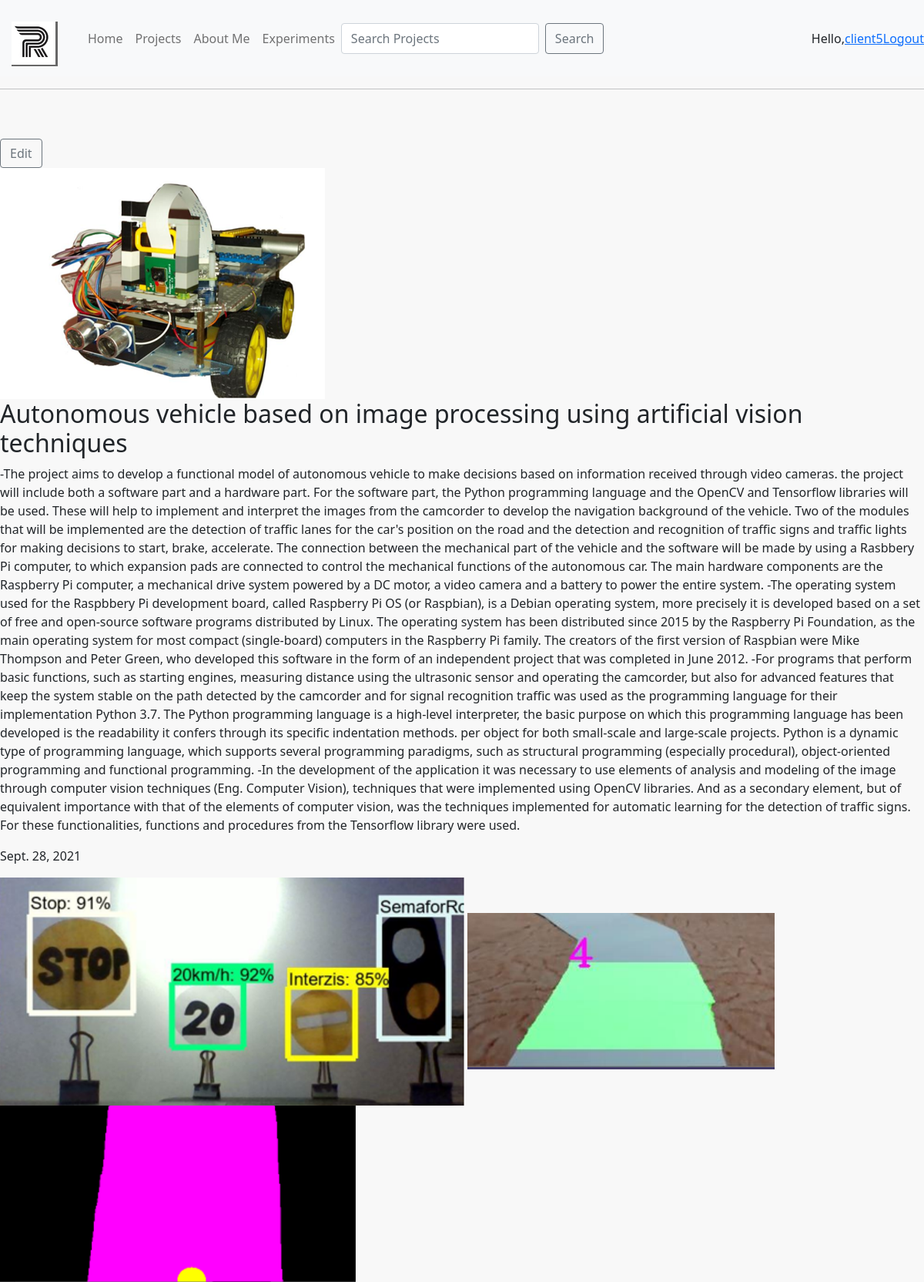
Screenshot of /projects/AutonomusCar/ (signed in) with the database file from the repository.
### projects/models.py (models this page shows, shortened)
class Project(models.Model):
    CATEGORY=(('Machine Learning','Machine Learning'),
             ('Web Dev','Web Dev'),
             ('Research','Research'))
    title = models.CharField(max_length=250)
    descrtion=models.TextField()
    published=models.DateField(auto_now_add=True)
    slug=models.SlugField(unique=True,max_length=100)
    thumb = models.ImageField(blank=True, null=True)
    category=models.CharField(max_length=250,null=True,choices=CATEGORY)
    thumb1 = models.ImageField(blank=True, null=True)
    thumb2 = models.ImageField(blank=True, null=True)
    thumb3 = models.ImageField(blank=True, null=True)
    tags=models.ManyToManyField(Tag)

### projects/views.py (the view)
# urls.py: path('<slug:slug>/',views.project_detail,name="detail"),
@login_required(login_url='accounts:login')
def project_detail(request,slug):
    project=Project.objects.get(slug=slug)
    return render(request,'projects/project_detail.html',{'project':project})

### projects/templates/projects/project_detail.html (shortened to what this page needs)
{% extends 'navbar.html' %}
{% load static %}
{% block content %}
<div class="project-detail">
    <form action="{% url 'projects:edit' slug=project.slug%}" method="post">
        <input  class="btn btn-outline-secondary" type="submit" name="project_edit" value="Edit" ></input>
    </form>
    <div class="project">
        <img src="{{project.thumb.url}}"/>
        <h2>{{project.title}}</h2>
        <p>{{project.descrtion}}</p>
        <p>{{project.published}}</p>
        {% if project.thumb2 %}
        <img src="{{project.thumb1.url}}"/>
        {% endif %}
        {% if project.thumb2 %}
        <img src="{{project.thumb2.url}}"/>
        {% endif %}
        {% if project.thumb3 %}
        <img src="{{project.thumb3.url}}"/>
        {% endif %}
    </div>
</div>
{% endblock %}

### templates/navbar.html (shortened to what this page needs)
<!DOCTYPE html>
{% load static %}
<html >
<head>
    <link href="{% static '/css/main.css'  %}" rel="stylesheet" type="text/css">
    <link rel="stylesheet" href="https://cdn.jsdelivr.net/npm/bootstrap@5.1.1/dist/css/bootstrap.min.css">
</head>
<body >
    <nav class="navbar navbar-expand-lg navbar-light bg-light">
        <a class="navbar-brand" href="{% url 'homes' %}"><img  src="{% static 'images/logo2.jpg' %}"  id="logo"></a>
        <div class="collapse navbar-collapse" id="navbarText">
          <ul class="navbar-nav mr-auto">
            <li class="nav-item active">
              <a class="nav-link" href="{% url 'homes' %}">Home </a>
            </li>
            <li class="nav-item">
              <a class="nav-link" href="{% url 'projects:list' %}">Projects</a>
            </li>
            <li class="nav-item">
              <a class="nav-link" href="#">About Me</a>
            </li>
            <li class="nav-item" >
                <a class="nav-link" href="#">Experiments</a>
              </li>
              {% if user.is_authenticated %}
            <form class="d-flex" method="POST" action="{% url 'search_pr' %}">
              <input class="form-control me-2"
              type="search" placeholder="Search Projects" aria-label="Search" name="searched">
              <button class="btn btn-outline-secondary" type="submit">Search</button>
            </form>
            {% endif%}
          </ul>
             </div>
             {% if user.is_authenticated %}
              <span>Hello,<a href="{% url 'accounts:userpage' %}">{{ request.user }}</a> <br></span>
              <br>
              <span><a href="{% url 'accounts:logout' %}"> Logout </a></span>
             {% else %}
                <span><a href="{% url 'accounts:login' %}"> Login </a></span>
             {% endif%}
      </nav>
      <div class="wrapper">
        <hr>
        <br>
          <br>
          {% block content %}
          {% endblock %}
      </div>
</body>
</html>

### staticfiles/css/main.css (style rules this page uses)
body { background-color: #F8F8F8!important; }
#logo { color: #fff; font-size: 35px; margin: 15px 15px 0 15px; transition: 0.2s; transition-property: color, transform; }

### rows the page displays
Project: thumb (picture), title "Autonomous vehicle based on image processing using artificial vision techniques", descrtion "-The project aims to develop a functional model of autonomous vehicle to make decisions based on information received through video cameras. the project will include both a software part and a hardware part. For the software part, the Python programming language and the OpenCV and Tensorflow libraries will be used. These will help to implement and interpret the images from the camcorder to develop the navigation background of the vehicle. Two of the modules that will be implemented are the detection of traffic lanes for the car's position on the road and the detection and recognition of traffic signs and traffic lights for making decisions to start, brake, accelerate. The connection between…", published "Sept. 28, 2021", thumb1 (picture), thumb2 (picture), thumb3 (picture)

### other values shown
{{ request.user }} "client5"
